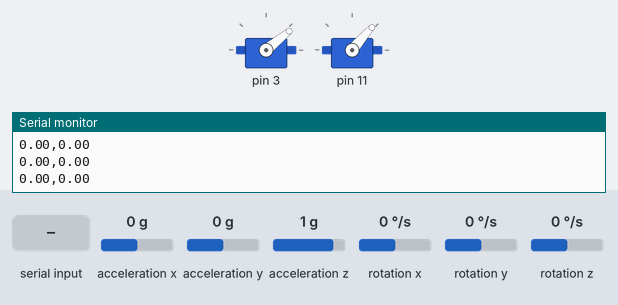
Bench run of a sketch on a simulated Arduino Uno, built with avr-gcc and run on an emulated ATmega328P. Parts: 2 × servo, the last lines printed to the serial monitor. Wiring (inferred from the names in the program): HMC5883L compass at I2C address 0x1E; ADXL345 accelerometer at I2C address 0x53; ITG-3200 gyroscope at I2C address 0x68. Inputs (shaded band) come from the test bench; at power-on: acceleration x 0 g, rotation y 0 °/s, acceleration y 0 g, acceleration z 1 g, rotation x 0 °/s, rotation z 0 °/s.

Above: at 4.2 s.
4.3 s: acceleration x set to 0.8 g
At 5.5 s:
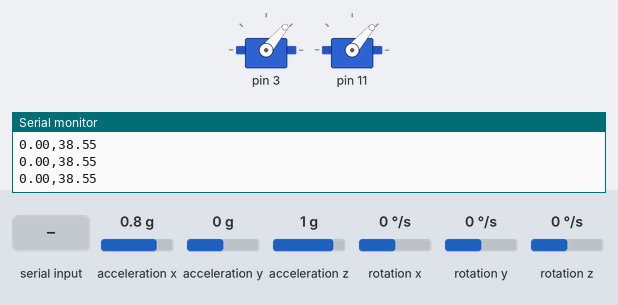
5.8 s: acceleration x set to -1.4 g
At 6.9 s:
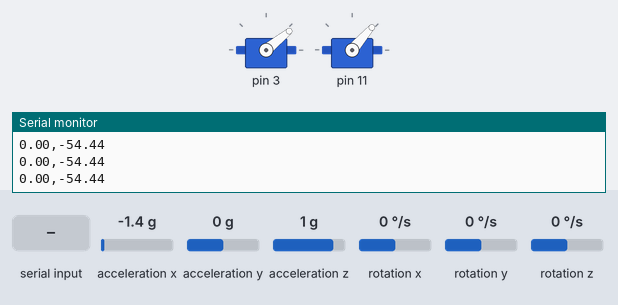
7.3 s: acceleration x set to 0 g
8.8 s: acceleration x set to 0.3 g
At 9.04 s:
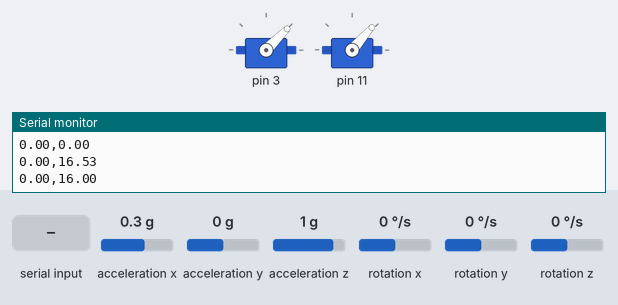
10.6 s: rotation y set to -100 °/s
At 13.5 s:
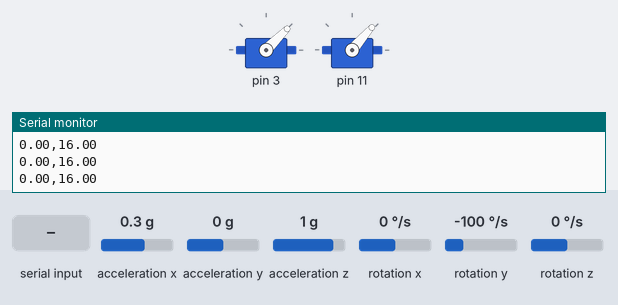
13.6 s: "5\n" received over Serial
Timing chart, 0 to 16.6 s (numbered marks = the images above; inputs shaded):
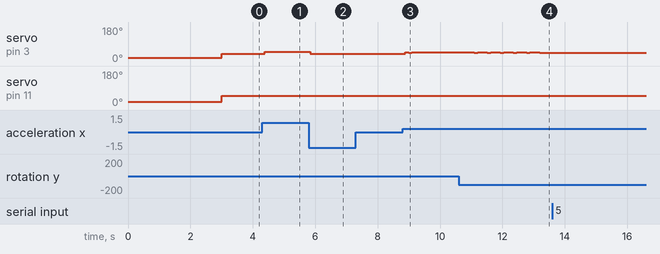

Measured:
- after the input at 4.3 s, servo on pin 3: 39° → 50° after 0.08 s
- after the input at 5.8 s, servo on pin 3: 50° → 39° after 0.05 s
- after the input at 8.8 s, servo on pin 3: 39° → 46° after 0.09 s, → 45° 0.11 s later, → 46° 0.10 s later
- after the input at 10.6 s, servo on pin 3: alternates 46° for 0.31 s and 45° for 0.11 s, starting after 0.49 s

The sketch:

quad_operating_code.ino
```cpp
#include "Sensor.h"
#include "ADXL345.h"
#include "ITG3200.h"
#include "HMC5883L.h"
#include "FilterKalman.h"
#include <Wire.h>
#include <Servo.h>

ADXL345* accel = new ADXL345;
ITG3200* gyro = new ITG3200;
HMC5883L* magneto = new HMC5883L;

float yaw;
float pitch;
float roll;

FilterKalman kalmanPitch;
FilterKalman kalmanRoll;

Servo motor [2];

boolean settingup = false;

unsigned timer;

void setup(){
  Wire.begin();
  accel->init();
  gyro->init();
  magneto->init();
  timer = micros();
  Serial.begin(57600);
  kalmanPitch.setAngle(180);
  kalmanRoll.setAngle(180);
  motor[0].attach(3);
  motor[1].attach(11);
  arm();
}

double gyro_roll = 0;
double gyro_pitch = 0;
double gyro_yaw = 0;

double k_roll = 0;
double k_pitch = 0;

int lastTime = 0;

void loop(){
  accel->read();

  while (Serial.available() > 0){
     int i = Serial.parseInt();

     if (i == 1337){
       if (settingup)settingup = false;

       arm();
     }
  }
  if (settingup) {
    arm();
   return;
  }

//  Serial.print("Accel: ");
//  Serial.print(accel->getX());
//  Serial.print(",");
//  Serial.print(accel->getY());
//  Serial.print(",");
//  Serial.print(accel->getZ());
//  Serial.println(" ");
  if (millis() > lastTime + 100){
  gyro->read();
  double deltaTime = (micros()-timer)/1000000;

  double roll_vel = (gyro->getX() + gyro->lastVal[0])/2;
  roll_vel *= 0.00086;
  gyro_roll += roll_vel;
  double pitch_vel = (gyro->getY()+gyro->lastVal[1])/2;
  pitch_vel *= 0.00086;
  gyro_pitch += pitch_vel;

  double acc_pitch = atan(accel->buffer[0]/sqrt(pow(accel->buffer[1],2) + pow(accel->buffer[2],2)))*RAD_TO_DEG;

  double acc_roll = atan(accel->buffer[1]/sqrt(pow(accel->buffer[0],2) + pow(accel->buffer[2],2)))*RAD_TO_DEG;


  double c_roll= (0.97)*gyro_roll + (0.03)*acc_roll;
  double c_pitch = (0.97)*gyro_pitch + (0.03)*acc_pitch;

  k_roll = kalmanRoll.getAngle(acc_roll,gyro_roll,
                                   (double)(micros() - timer));
  k_pitch = kalmanPitch.getAngle(acc_pitch,gyro_pitch,
                                    (double)(micros()-timer));

  if ( abs(gyro_roll - k_roll) > 5) gyro_roll = k_roll;
  if ( abs(gyro_pitch - k_pitch) > 5) gyro_pitch = k_pitch;

  Serial.print(k_roll);
  Serial.print(",");
  Serial.print(k_pitch);
  Serial.println(" ");

  lastTime = millis();
  timer = micros();
  }

  double pow = k_pitch-7;
  double m1_pow = 0.75*pow+39;
  if (m1_pow < 39) m1_pow = 39;
  if (m1_pow > 50) m1_pow = 50;
  double m2_pow = 0.5*-pow-49;
  if (m2_pow < 50) m2_pow = 49;
  if (m2_pow > 60) m2_pow = 60;
  motor[0].write(m1_pow);
  motor[1].write(m2_pow);

  delay(1); // 10Hz
}

void arm(){
  motor[0].write(16);
  motor[1].write(16);
  delay(3000);
}
```

ADXL345.cpp
```cpp
#include "Sensor.h"
#include "Arduino.h"
#include "ADXL345.h"

ADXL345::ADXL345()
:Sensor(0x53)
{

}

void ADXL345::init(){
  //set range +/- 4G
  writeI2C(DATA_FORMAT, 0x01);
  //put into measurement mode.
  writeI2C(POWER_CTL, 0x08);

//  get_zeros();
}

void ADXL345::get_zeros(){

  int sum[2];
  int ssize = 40; //sample size.

  for (int i = 0; i < ssize; i++){
    for (int j = 0; j < 2; j++){
      sum[j] += buffer[j];
    }
  }
  for (int j = 0; j < 2; j++){
    zero[j] = sum[j] / ssize;
  }
}

void ADXL345::read(){
  byte bytes[6];
  memset(bytes,0,6);
  readI2C(DATA_REG,bytes,6);

  for (int i = 0; i < 3; i++)
     buffer[i] = (((int)bytes[2*i+1]) << 8) + (int)bytes[2*i];
}
```

ADXL345.h
```cpp
#ifndef ADXL345_H
#define ADXL345_H

#include "Arduino.h"
#include "Sensor.h"

class ADXL345 : public Sensor{
  public:
     ADXL345();
     void init();
     void read();
     double zero[3];
  private:
     static const char DATA_FORMAT = 0x31;
     static const char POWER_CTL = 0x2D;
     static const char DATA_REG = 0x32; // starting point of the data.
     void get_zeros();
};

#endif // ADXL345_H
```

FilterKalman.cpp
```cpp
#include "FilterKalman.h"

FilterKalman::FilterKalman(){
  Q_angle = 0.001;
  Q_bias = 0.003;
  R_measure = 0.03;

  angle = 0;
  bias = 0;

  P[0][0] = 0;
  P[0][1] = 0;
  P[1][0] = 0;
  P[1][1] = 0;
}

double FilterKalman::getAngle(double newAngle, double newRate, double dt){

  rate = newRate - bias;
  angle += dt * rate;

  //update estimation error covariance - Project the error covariance ahead
  P[0][0] += dt*(dt*P[1][1] - P[0][1] - P[1][0] + Q_angle);
  P[0][1] -= dt* P[1][1];
  P[1][0] -= dt*P[1][1];
  P[1][1] += Q_bias * dt;

  // Discrete Kalman filter measurement
  S = P[0][0] + R_measure;
  K[0] = P[0][0] / S;
  K[1] = P[1][0] / S;

  //calculate the angle and bias
  y = newAngle - angle;
  angle += K[0] * y;
  bias += K[1] * y;

  P[0][0] -= K[0] * P[0][0];
  P[0][1] -= K[0] * P[0][1];
  P[1][0] -= K[1] * P[0][0];
  P[1][1] -= K[1] * P[0][1];

  return angle;
}

void FilterKalman::setAngle(double newAngle) {
  angle = newAngle;
};

double FilterKalman::getRate() { return rate; }

void FilterKalman::setQangle(double newQ_angle){

}

void FilterKalman::setQbias(double newQ_bias){ Q_bias = newQ_bias; }
void FilterKalman::setRmeasure(double newR_measure) { R_measure = newR_measure; }

double FilterKalman::getQangle() { return Q_angle; }
double FilterKalman::getQbias() { return Q_bias; }
double FilterKalman::getRmeasure() { return R_measure; }
```

FilterKalman.h
```cpp
#ifndef FILTERKALMAN_H
#define FILTERKALMAN_H

class FilterKalman {
public:
  FilterKalman();
  double getAngle(double newAngle, double newRate, double dt);
  void setAngle(double newAngle);
  double getRate();
  void setQangle(double newQ_angle);
  void setQbias(double newQ_bias);
  void setRmeasure(double newR_measure);

  double getQangle();
  double getQbias();
  double getRmeasure();
private:
  double Q_angle; // Process noise variance for the accelerometer
  double Q_bias; // Process noise variance for the gyro bias
  double R_measure; // Measurement noise variance

  double angle; // The angle calculated by the Kalman filter
  double bias; //The gyro bias
  double rate; // unbiased rate calculated from the rate

  double P[2][2]; // Error covariance matrix - This is a 2x2 matrix
  double K[2]; // Kalman gain - this is a 2x1 vector
  double y; // Angle difference
  double S; //estimate error
};

#endif // FILTERKALMAN_H
```

HMC5883L.cpp
```cpp
#include "Sensor.h"
#include "HMC5883L.h"


HMC5883L::HMC5883L()
:Sensor(0x3C >> 1)
{

}

void HMC5883L::init(){
  writeI2C(MEASURE_MODE_REG, MEASURE_MODE_CONTINUOUS);
}

void HMC5883L::read(){
  byte bytes[6];
  memset(bytes,0,6);

  readI2C(DATA_REG, bytes, 6);

  for (int i = 0; i < 3; i++)
     buffer[i] = (((int)bytes[2*i]) << 8) + (int)bytes[2*i+1];
}

void HMC5883L::print(){

//  Serial.print("Magneto: ");
//  Serial.print(getX());
//  Serial.print(",");
//  Serial.print(getY());
//  Serial.print(",");
//  Serial.print(getZ());
//  Serial.println(" ");
}
```

HMC5883L.h
```cpp
#ifndef HMC5883L_H
#define HMC5883L_H

#include "Sensor.h"

class HMC5883L : public Sensor{
  public:
     HMC5883L();
     void init();
     void read();
     void print();
  protected:
     static const char DATA_REG = 0x03;
     static const char MEASURE_MODE_REG = 0x02;
     static const char MEASURE_MODE_CONTINUOUS = 0x00;

};

#endif //HMC5883L_H
```

ITG3200.cpp
```cpp
#include "Sensor.h"
#include "ITG3200.h"


ITG3200::ITG3200()
:
Sensor(0xD0 >> 1)
{

}

void ITG3200::init(){
  writeI2C(DLPF_FS, FULLSCALE | _42HZ);

   zero[0] = -50;
   zero[1] = 92;
//   for (int i =0; i < 3; i++) lastVal[i] = 0;
//   get_zeros();
}

void ITG3200::get_zeros(){
   int sampleLimit = 30;
  for (int i = 0; i < sampleLimit; i++){
   read();
   zero[0] += (double)buffer[0];
   zero[1] += (double)buffer[1];
   zero[2] += (double)buffer[2];
  }
  zero[0] /= sampleLimit;
  zero[1] /= sampleLimit;
  zero[2] /= sampleLimit;
}

void ITG3200::read(){
  byte bytes[6];
  memset(bytes,0,6);

  readI2C(DATA_REG, bytes, 6);

  for (int i = 0; i < 3; i++){
    lastVal[i] = buffer[i];
    buffer[i] = (int)bytes[2*i+1] + (((int)bytes[2*i]) << 8);
  }
}

/**
* Outputs as degrees/second.
*/
double ITG3200::getAxis(int i){
  double axis = (double)(buffer[i] - zero[i]);
  return axis;
}

double ITG3200::getX(){
  return getAxis(0);
}
double ITG3200::getY(){
  return getAxis(1);
}
double ITG3200::getZ(){
  return getAxis(2);
}
```

ITG3200.h
```cpp
#ifndef ITG3200_H
#define ITG3200_H

#include "Sensor.h"

class ITG3200 : public Sensor{

  public:
     ITG3200();
     void init();
     void read();
     void print(unsigned long timer);
     double getAxis(int i);
     double getX();
     double getY();
     double getZ();
     double zero[3];
     void get_zeros();
     double lastVal[3];
  protected:
     static const char DATA_REG = 0x1D;
     static const char DLPF_FS = 0x16;
     static const char FULLSCALE = 0x03 << 3;
     static const char _42HZ = 0x03;
     void print(){}

     double angle[3];
};

#endif //HMC5883L_H
```

Motor.cpp
```cpp
#include "Motor.h"
#include "Arduino.h"

Motor::Motor(int a_pin, PID *pid){
 this->a_pin = a_pin;
 this->pid = pid;
}

void Motor::set(float desired, float actual){
  int val = map(pid->get(desired,actual),0,1,0,255);
  analogWrite(a_pin,val);
}
```

Motor.h
```cpp
#ifndef MOTOR_H
#define MOTOR_H

#include "PID.h"

class Motor{
  public:
   Motor(int a_pin, PID* pid);
   void set(float desired, float actual);
  protected:
   int a_pin;
   PID *pid;
};

#endif
```

PID.cpp
```cpp
#include "PID.h"

PID::PID(float K_p,float K_i, float K_d){
  this->K_p = K_p;
  this->K_i = K_i;
  this->K_d = K_d;
  lastError = 0;
}

float PID::get(float desired, float actual){
 float error = desired-actual;
 return getP(error) + getD(error);
}

float PID::getP(float error){
  return error*K_p;
}

float PID::getD(float error){
  float der = error-lastError;
  der *= K_d;
  lastError = error;
  return der;
}
```

PID.h
```cpp
#ifndef PID_H
#define PID_H

class PID {
  public:
    PID(float K_p, float K_i, float K_d);
    float get(float desired, float actual);
  private:
    float getP(float error);
    float getD(float error);
    float K_p;
    float K_i;
    float K_d;
    float lastError;
};

#endif
```

Sensor.cpp
```cpp
#include <Wire.h>

#include "Sensor.h"
#include "Arduino.h"

Sensor::Sensor(byte address){
  this->address = address;
}

void Sensor::readI2C(byte reg, byte data[], byte length){

  Wire.beginTransmission(address);
  Wire.write(reg);
  Wire.endTransmission();

  Wire.beginTransmission(address);
  Wire.requestFrom(address, length);

  int i = 0;
  while(Wire.available()){
    data[i]  = Wire.read();
    i++;
  }
  Wire.endTransmission();
}

void Sensor::writeI2C(byte reg, byte val){
  Wire.beginTransmission(address); // start transmission to device
  Wire.write(reg);             // send register address
  Wire.write(val);                 // send value to write
  Wire.endTransmission();
}
```

Sensor.h
```cpp
#include <Wire.h>

#ifndef SENSOR_H
#define SENSOR_H

#include "Arduino.h"

class Sensor{
  public:

     Sensor(byte address);
     virtual void init()= 0;
     virtual void read()= 0;
     int buffer[3];
  protected:
     void readI2C(byte reg, byte data[], byte length);
     void writeI2C(byte reg, byte val);
     byte address;
};

#endif // SENSOR_H
```
